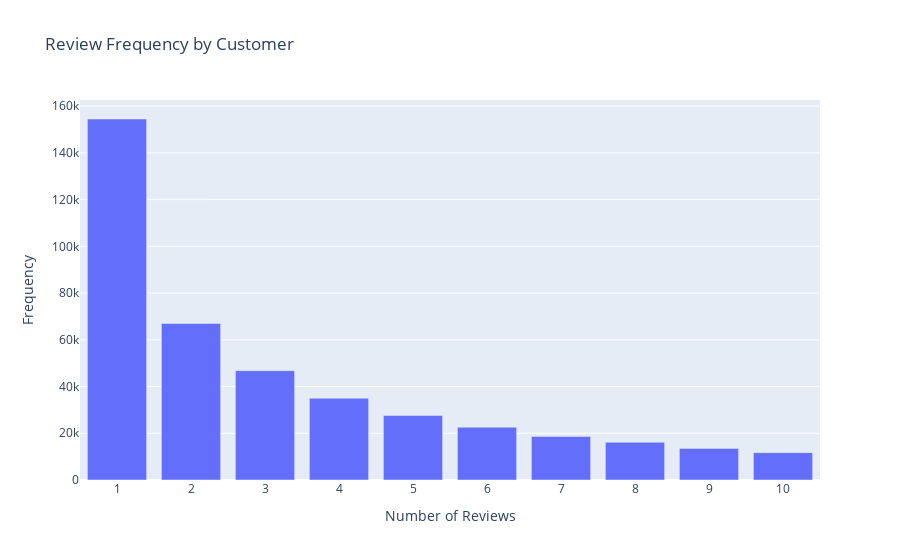

Notebook code cell kept with this figure:
### Code cell
fig7=  px.bar(data_frame = review_frequency,
       x = "Number of Reviews", 
       y = "Frequency",
       title = "Review Frequency by Customer")

fig7.update_layout(xaxis = 
                   dict(dtick = 1))

### Figure 1 — Plotly figure (JSON) as saved in the notebook; plotly's stock layout.template omitted (floating-point values rounded to 4 significant figures)
{"data": [{"alignmentgroup": "True", "hovertemplate": "Number of Reviews=%{x}<br>Frequency=%{y}<extra></extra>", "legendgroup": "", "marker": {"color": "#636efa", "pattern": {"shape": ""}}, "name": "", "offsetgroup": "", "orientation": "v", "showlegend": false, "textposition": "auto", "type": "bar", "x": [1, 2, 3, 4, 5, 6, 7, 8, 9, 10], "xaxis": "x", "y": [154506, 67011, 46802, 34991, 27604, 22593, 18599, 16126, 13526, 11702], "yaxis": "y"}], "layout": {"barmode": "relative", "legend": {"tracegroupgap": 0}, "title": {"text": "Review Frequency by Customer"}, "xaxis": {"anchor": "y", "domain": [0, 1], "dtick": 1, "title": {"text": "Number of Reviews"}}, "yaxis": {"anchor": "x", "domain": [0, 1], "title": {"text": "Frequency"}}}}
